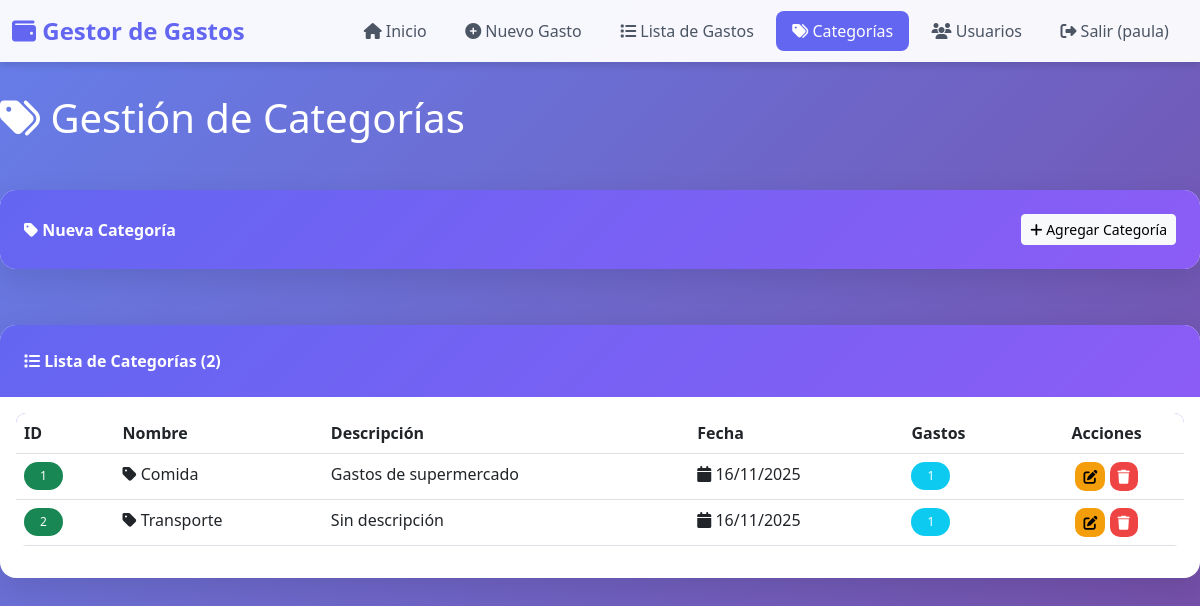
Screenshot of /categorias (signed in) with the database file from the repository.
### models.py (models this page shows, shortened)
class Categoria(db.Model):
    __tablename__ = 'categorias'  # Nombre de la tabla
    id = db.Column(db.Integer, primary_key=True)  # ID único de la categoría
    nombre = db.Column(db.String(100), unique=True, nullable=False)  # Nombre único
    descripcion = db.Column(db.String(200))  # Descripción opcional
    fecha_creacion = db.Column(db.DateTime, default=datetime.utcnow)  # Fecha de creación
    gastos = db.relationship('Gasto', backref='categoria', lazy=True)

### app.py (the view)
@app.route('/categorias')
@login_required
def categorias():
    categorias = Categoria.query.all()
    return render_template('categorias.html', categorias=categorias)

### app.py (called while the page is built)
def login_required(f):
    @wraps(f)
    def decorated_function(*args, **kwargs):
        if 'user_id' not in session:
            flash('Debes iniciar sesión para acceder a esta página', 'warning')
            return redirect(url_for('login'))
        return f(*args, **kwargs)
    return decorated_function

### templates/categorias.html (shortened to what this page needs)
{% extends "base.html" %}
{% block content %}
<div class="row mb-4">
    <div class="col-12">
        <h1 class="text-white mb-4">
            <i class="fas fa-tags"></i> Gestión de Categorías
        </h1>
    </div>
</div>
<div class="row">
    <div class="col-12 mb-4">
        <div class="card">
            <div class="card-header d-flex justify-content-between align-items-center">
                <span><i class="fas fa-tag"></i> Nueva Categoría</span>
                <button class="btn btn-light btn-sm" data-bs-toggle="modal" data-bs-target="#modalCrearCategoria">
                    <i class="fas fa-plus"></i> Agregar Categoría
                </button>
            </div>
        </div>
    </div>
</div>
<div class="row">
    <div class="col-12">
        <div class="card">
            <div class="card-header">
                <i class="fas fa-list"></i> Lista de Categorías ({{ categorias|length }})
            </div>
            <div class="card-body">
                {% if categorias %}
                <div class="table-responsive">
                    <table class="table table-hover">
                        <thead>
                            <tr>
                                <th>ID</th>
                                <th>Nombre</th>
                                <th>Descripción</th>
                                <th>Fecha</th>
                                <th>Gastos</th>
                                <th class="text-center">Acciones</th>
                            </tr>
                        </thead>
                        <tbody>
                            {% for categoria in categorias %}
                            <tr>
                                <td><span class="badge bg-success">{{ categoria.id }}</span></td>
                                <td><i class="fas fa-tag"></i> {{ categoria.nombre }}</td>
                                <td>{{ categoria.descripcion or 'Sin descripción' }}</td>
                                <td><i class="fas fa-calendar"></i> {{ categoria.fecha_creacion.strftime('%d/%m/%Y') }}</td>
                                <td><span class="badge bg-info">{{ categoria.gastos|length }}</span></td>
                                <td class="text-center">
                                    <button class="btn btn-sm btn-warning"
                                            data-bs-toggle="modal"
                                            data-bs-target="#modalEditarCategoria{{ categoria.id }}">
                                        <i class="fas fa-edit"></i>
                                    </button>
                                    <a href="{{ url_for('eliminar_categoria', id=categoria.id) }}"
                                       class="btn btn-sm btn-danger"
                                       onclick="return confirm('¿Eliminar esta categoría?')">
                                        <i class="fas fa-trash"></i>
                                    </a>
                                </td>
                            </tr>
                            {% endfor %}
                        </tbody>
                    </table>
                </div>
                {% else %}
                <div class="alert alert-info text-center">
                    <i class="fas fa-info-circle fa-3x mb-3"></i>
                    <h5>No hay categorías</h5>
                    <p>Crea una categoría para comenzar</p>
                </div>
                {% endif %}
            </div>
        </div>
    </div>
</div>
{% endblock %}

### static/style.css (style rules this page uses)
:root { --primary-color: #6366f1; --secondary-color: #8b5cf6; --success-color: #10b981; --danger-color: #ef4444; --warning-color: #f59e0b; }
body { font-family: 'Segoe UI', Tahoma, Geneva, Verdana, sans-serif; background: linear-gradient(135deg, #667eea 0%, #764ba2 100%); min-height: 100vh; padding-bottom: 50px; }
.card { border: none; border-radius: 16px; box-shadow: 0 10px 30px rgba(0, 0, 0, 0.1); background: white; margin-bottom: 2rem; overflow: hidden; transition: transform 0.3s, box-shadow 0.3s; }
.card-header { background: linear-gradient(135deg, var(--primary-color), var(--secondary-color)); color: white; font-weight: bold; padding: 1.5rem; border: none; }
.btn-danger { background: var(--danger-color); border: none; border-radius: 10px; }
.btn-warning { background: var(--warning-color); border: none; border-radius: 10px; }
.table { border-radius: 10px; overflow: hidden; }
.table thead { background: linear-gradient(135deg, var(--primary-color), var(--secondary-color)); color: white; }
.table tbody tr { transition: background 0.3s; }
.badge { padding: 0.5rem 1rem; border-radius: 20px; font-weight: 500; }

### rows the page displays
Categoria: id "1", nombre "Comida", descripcion "Gastos de supermercado", fecha_creacion "16/11/2025", gastos|length "1"
Categoria: id "2", nombre "Transporte", descripcion "Sin descripción", fecha_creacion "16/11/2025", gastos|length "1"

### other values shown
{{ session.username }} "paula"
{{ categorias|length }} "2"
